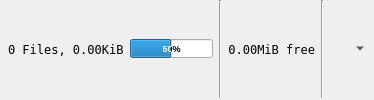
          <widget class="QWidget" name="wBottom" native="true">
           <property name="sizePolicy">
            <sizepolicy hsizetype="Preferred" vsizetype="Maximum">
             <horstretch>0</horstretch>
             <verstretch>0</verstretch>
            </sizepolicy>
           </property>
           <layout class="QHBoxLayout" name="horizontalLayout_2">
            <property name="leftMargin">
             <number>8</number>
            </property>
            <property name="topMargin">
             <number>0</number>
            </property>
            <property name="rightMargin">
             <number>8</number>
            </property>
            <property name="bottomMargin">
             <number>2</number>
            </property>
            <item>
             <widget class="QLabel" name="lblFileNfo">
              <property name="sizePolicy">
               <sizepolicy hsizetype="Expanding" vsizetype="Preferred">
                <horstretch>0</horstretch>
                <verstretch>0</verstretch>
               </sizepolicy>
              </property>
              <property name="font">
               <font>
                <family>DejaVu Sans Mono</family>
                <pointsize>9</pointsize>
                <italic>false</italic>
               </font>
              </property>
              <property name="toolTip">
               <string>Number of files, size of files</string>
              </property>
              <property name="toolTipDuration">
               <number>2500</number>
              </property>
              <property name="statusTip">
               <string>Number of files, size of files</string>
              </property>
              <property name="whatsThis">
               <string>Number of files, size of files</string>
              </property>
              <property name="text">
               <string>0 Files, 0.00KiB</string>
              </property>
             </widget>
            </item>
            <item>
             <widget class="QProgressBar" name="pbProgress">
              <property name="sizePolicy">
               <sizepolicy hsizetype="Expanding" vsizetype="Fixed">
                <horstretch>0</horstretch>
                <verstretch>0</verstretch>
               </sizepolicy>
              </property>
              <property name="maximumSize">
               <size>
                <width>16777215</width>
                <height>16777215</height>
               </size>
              </property>
              <property name="font">
               <font>
                <pointsize>7</pointsize>
                <weight>75</weight>
                <bold>true</bold>
               </font>
              </property>
              <property name="value">
               <number>50</number>
              </property>
             </widget>
            </item>
            <item>
             <widget class="Line" name="lineDiskNfo">
              <property name="orientation">
               <enum>Qt::Vertical</enum>
              </property>
             </widget>
            </item>
            <item>
             <widget class="QLabel" name="lblDiskNfo">
              <property name="sizePolicy">
               <sizepolicy hsizetype="Maximum" vsizetype="Preferred">
                <horstretch>0</horstretch>
                <verstretch>0</verstretch>
               </sizepolicy>
              </property>
              <property name="font">
               <font>
                <family>DejaVu Sans Mono</family>
                <pointsize>9</pointsize>
               </font>
              </property>
              <property name="toolTip">
               <string>Free space available on disk</string>
              </property>
              <property name="toolTipDuration">
               <number>2500</number>
              </property>
              <property name="statusTip">
               <string>Free space available on disk</string>
              </property>
              <property name="whatsThis">
               <string>Free space available on disk</string>
              </property>
              <property name="text">
               <string>0.00MiB free</string>
              </property>
              <property name="alignment">
               <set>Qt::AlignRight|Qt::AlignTrailing|Qt::AlignVCenter</set>
              </property>
             </widget>
            </item>
            <item>
             <widget class="Line" name="line">
              <property name="orientation">
               <enum>Qt::Vertical</enum>
              </property>
             </widget>
            </item>
            <item>
             <widget class="QToolButton" name="btFilesTabLayoutModel">
              <property name="sizePolicy">
               <sizepolicy hsizetype="Maximum" vsizetype="Fixed">
                <horstretch>0</horstretch>
                <verstretch>0</verstretch>
               </sizepolicy>
              </property>
              <property name="maximumSize">
               <size>
                <width>48</width>
                <height>16777215</height>
               </size>
              </property>
              <property name="baseSize">
               <size>
                <width>32</width>
                <height>32</height>
               </size>
              </property>
              <property name="cursor">
               <cursorShape>PointingHandCursor</cursorShape>
              </property>
              <property name="toolTip">
               <string>Reset default layout</string>
              </property>
              <property name="statusTip">
               <string>Reset default layout</string>
              </property>
              <property name="whatsThis">
               <string>Reset default layout</string>
              </property>
              <property name="text">
               <string/>
              </property>
              <property name="icon">
               <iconset resource="dark_icons.qrc">
                <normaloff>:/images/dashboard</normaloff>:/images/dashboard</iconset>
              </property>
              <property name="popupMode">
               <enum>QToolButton::MenuButtonPopup</enum>
              </property>
              <property name="toolButtonStyle">
               <enum>Qt::ToolButtonIconOnly</enum>
              </property>
              <property name="autoRaise">
               <bool>true</bool>
              </property>
              <property name="arrowType">
               <enum>Qt::NoArrow</enum>
              </property>
             </widget>
            </item>
           </layout>
          </widget>
